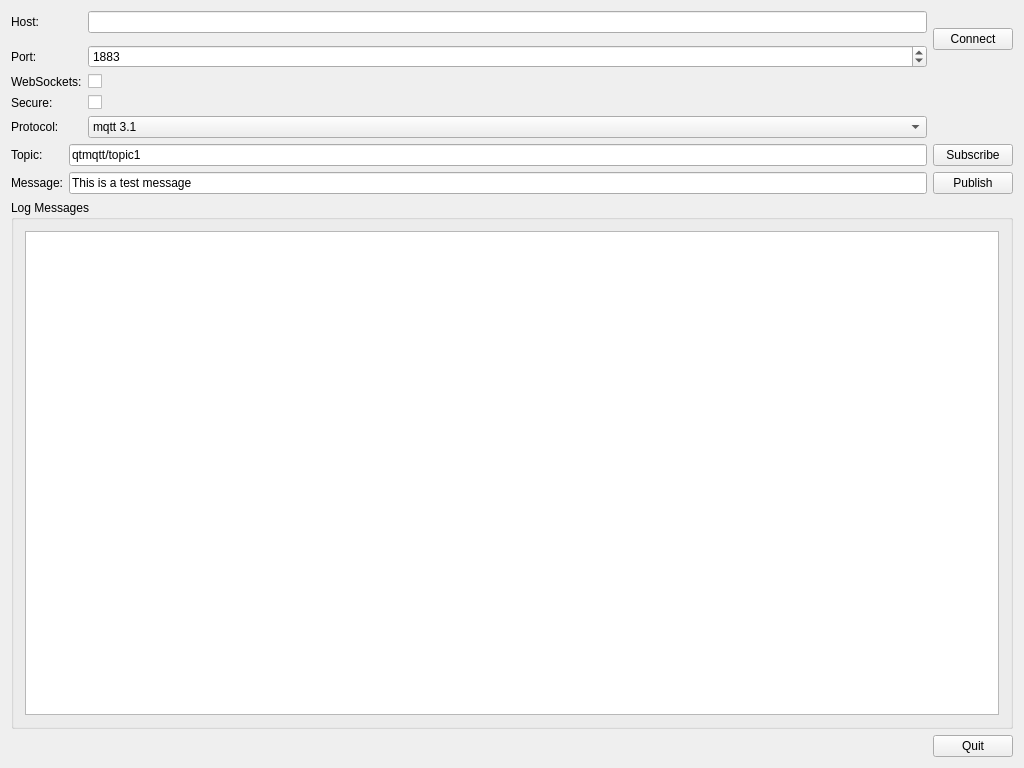
<?xml version="1.0" encoding="UTF-8"?>
<ui version="4.0">
 <class>MainWindow</class>
 <widget class="QMainWindow" name="MainWindow">
  <property name="geometry">
   <rect>
    <x>0</x>
    <y>0</y>
    <width>1024</width>
    <height>768</height>
   </rect>
  </property>
  <property name="windowTitle">
   <string>MainWindow</string>
  </property>
  <widget class="QWidget" name="centralWidget">
   <layout class="QVBoxLayout" name="verticalLayout">
    <item>
     <layout class="QHBoxLayout" name="horizontalLayout">
      <item>
       <layout class="QGridLayout" name="gridLayout">
        <item row="0" column="0">
         <widget class="QLabel" name="labelHost">
          <property name="text">
           <string>Host:</string>
          </property>
         </widget>
        </item>
        <item row="0" column="1">
         <widget class="QLineEdit" name="lineEditHost">
          <property name="text">
           <string/>
          </property>
         </widget>
        </item>
        <item row="0" column="2" rowspan="3">
         <widget class="QPushButton" name="buttonConnect">
          <property name="text">
           <string>Connect</string>
          </property>
         </widget>
        </item>
        <item row="2" column="0">
         <widget class="QLabel" name="labelPort">
          <property name="text">
           <string>Port:</string>
          </property>
         </widget>
        </item>
        <item row="2" column="1">
         <widget class="QSpinBox" name="spinBoxPort">
          <property name="maximum">
           <number>65535</number>
          </property>
          <property name="value">
           <number>1883</number>
          </property>
         </widget>
        </item>
        <item row="3" column="0">
         <widget class="QLabel" name="labelWebSockets">
          <property name="text">
           <string>WebSockets:</string>
          </property>
         </widget>
        </item>
        <item row="3" column="1">
         <widget class="QCheckBox" name="checkBoxWebSockets" />
        </item>
        <item row="4" column="0">
         <widget class="QLabel" name="labelSecure">
          <property name="text">
           <string>Secure:</string>
          </property>
         </widget>
        </item>
        <item row="4" column="1">
         <widget class="QCheckBox" name="checkBoxSecure" />
        </item>
        <item row="5" column="0">
         <widget class="QLabel" name="labelProtocol">
          <property name="text">
           <string>Protocol:</string>
          </property>
         </widget>
        </item>
        <item row="5" column="1">
         <widget class="QComboBox" name="comboBoxProtocol">
            <item>
                <property name="text">
                    <string>mqtt 3.1</string>
                </property>
            </item>
            <item>
                <property name="text">
                    <string>mqtt 3.1.1</string>
                </property>
            </item>
            <item>
                <property name="text">
                    <string>mqtt 5.0</string>
                </property>
            </item>
         </widget>
        </item>
       </layout>
      </item>
     </layout>
    </item>
    <item>
     <layout class="QGridLayout" name="gridLayout2">
      <item row="0" column="0">
       <widget class="QLabel" name="labelTopic">
        <property name="text">
         <string>Topic:</string>
        </property>
       </widget>
      </item>
      <item row="0" column="1">
       <widget class="QLineEdit" name="lineEditTopic">
        <property name="text">
         <string>qtmqtt/topic1</string>
        </property>
       </widget>
      </item>
      <item row="0" column="2">
       <widget class="QPushButton" name="buttonSubscribe">
        <property name="text">
         <string>Subscribe</string>
        </property>
       </widget>
      </item>
      <item row="1" column="0">
       <widget class="QLabel" name="labelMessage">
        <property name="text">
         <string>Message:</string>
        </property>
       </widget>
      </item>
      <item row="1" column="1">
       <widget class="QLineEdit" name="lineEditMessage">
        <property name="text">
         <string>This is a test message</string>
        </property>
       </widget>
      </item>
      <item row="1" column="2">
       <widget class="QPushButton" name="buttonPublish">
        <property name="text">
         <string>Publish</string>
        </property>
       </widget>
      </item>
     </layout>
    </item>
    <item>
     <widget class="QGroupBox" name="groupBox">
      <property name="title">
       <string>Log Messages</string>
      </property>
      <layout class="QHBoxLayout" name="horizontalLayout_2">
       <item>
        <widget class="QPlainTextEdit" name="editLog">
         <property name="readOnly">
          <bool>true</bool>
         </property>
        </widget>
       </item>
      </layout>
     </widget>
    </item>
    <item>
     <layout class="QHBoxLayout" name="horizontalLayout_3">
      <item>
       <spacer name="horizontalSpacer">
        <property name="orientation">
         <enum>Qt::Horizontal</enum>
        </property>
        <property name="sizeHint" stdset="0">
         <size>
          <width>40</width>
          <height>20</height>
         </size>
        </property>
       </spacer>
      </item>
      <item>
       <widget class="QPushButton" name="buttonQuit">
        <property name="text">
         <string>Quit</string>
        </property>
       </widget>
      </item>
     </layout>
    </item>
   </layout>
  </widget>
 </widget>
 <layoutdefault spacing="6" margin="11"/>
 <resources/>
 <connections/>
</ui>
